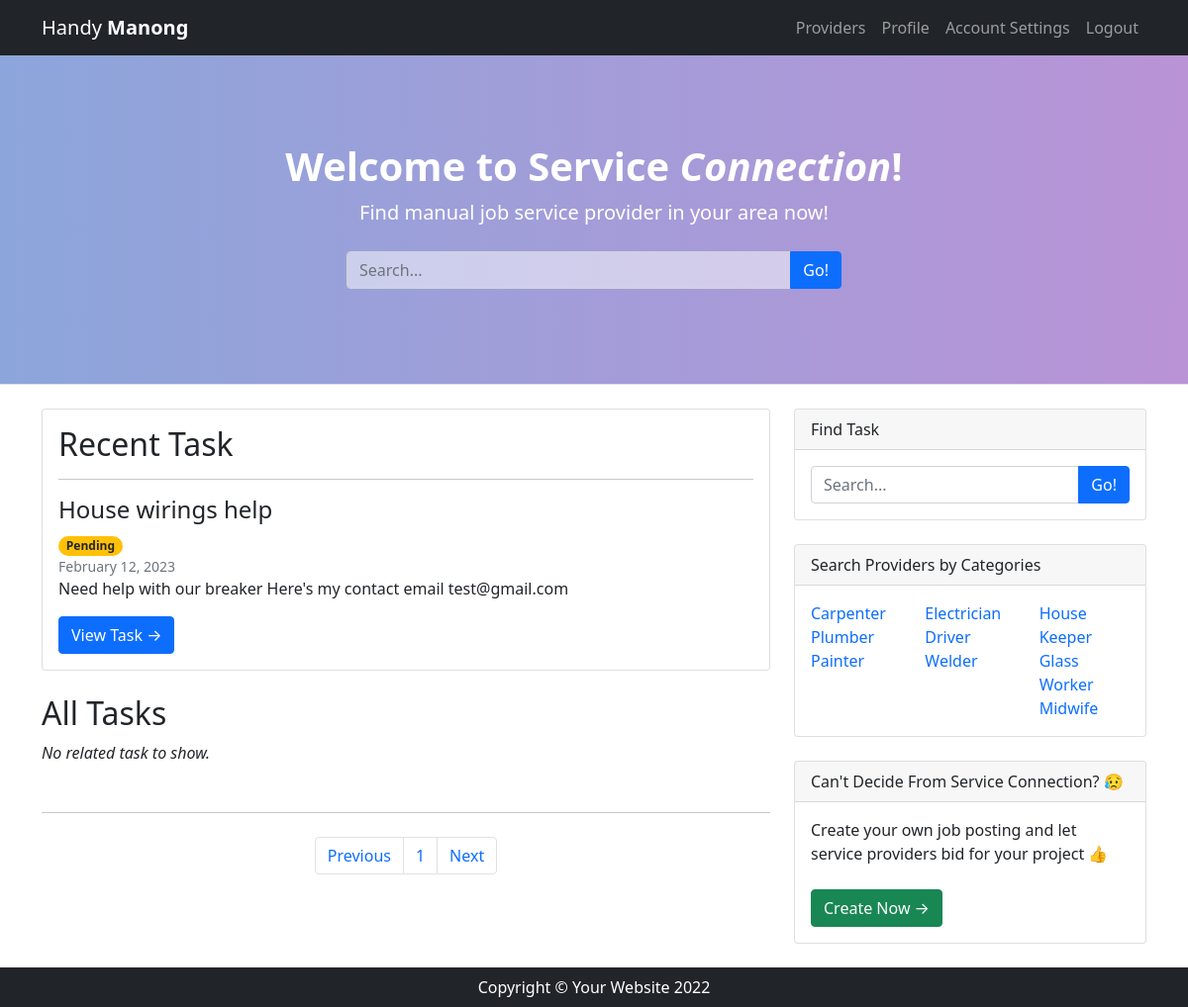
/home/finder.php?page_no=3 (signed in), run on an earlier commit of the app's database.
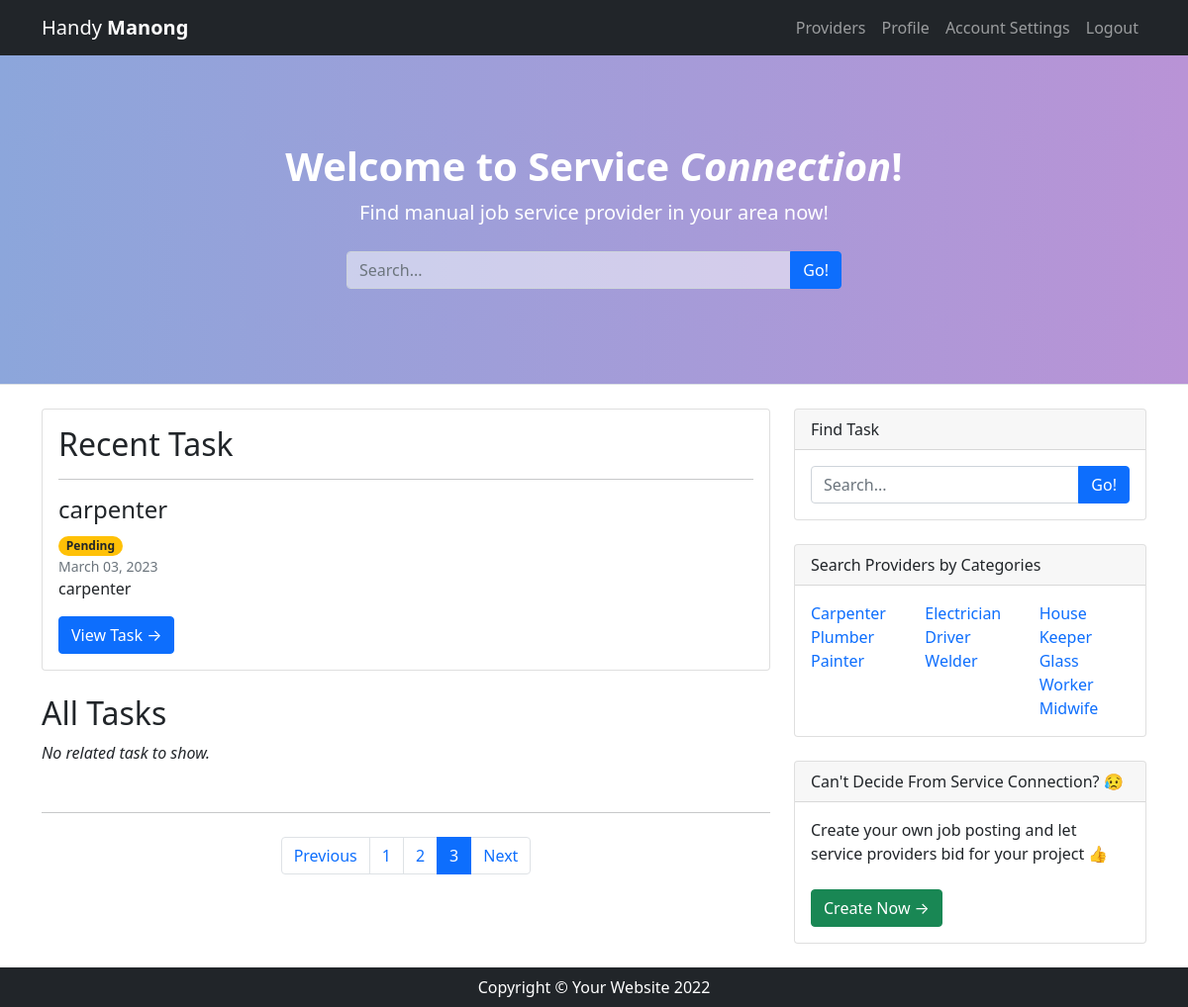
And on a later commit of the database.
### tables this page shows
CREATE TABLE `tbl_task` (
  `id` int(128) NOT NULL,
  `task_finder` varchar(128) NOT NULL,
  `task_category` varchar(128) NOT NULL,
  `task_status` varchar(128) NOT NULL DEFAULT 'Pending',
  `task_desc` varchar(128) NOT NULL,
  `task_provider` int(128) DEFAULT NULL,
  `task_date` date NOT NULL DEFAULT current_timestamp(),
  `task_location` varchar(128) NOT NULL,
  `task_title` varchar(128) NOT NULL
);

### home/finder.php (the view, shortened to what the changed rows need)
<!DOCTYPE html>
<html lang="en">
    <head>
        <link href="styles.css" rel="stylesheet" />
        <link href="main.css" rel="stylesheet" />
    </head>
    <body>
        <header class="mt-5 py-5 bg-light border-bottom mb-4 text-white">
            <div class="container">
                <div class="text-center my-5">
                    <h1 class="fw-bolder">Welcome to Service <em>Connection</em>!</h1>
                    <br>
                </div>
            </div>
        </header>
        <div class="container">
            <div class="row">
                    <?php
                    if(isset($_POST["search"])){
                    echo "<div class='col-lg-8'>";
                    echo "<h2 class=\"card-title\">Task</h2>";
                    echo "<div class=\"row row-cols-1 row-cols-md-2\">";
                            require_once "../includes/connect.php";
                            if (isset($_GET['pages_no']) && $_GET['pages_no']!="") {
                                $page_no = $_GET['pages_no'];
                            }else {
                                $page_no = 1;
                            }
                            $id = $_SESSION["id"];
                            $search = $_POST['search'];
                            $total_records_per_page = 6;
                            $offset = ($page_no-1) * $total_records_per_page;
                            $previous_page = $page_no - 1;
                            $next_page = $page_no + 1;
                            $adjacents = "2";
                            $result_count = mysqli_query($conn,"SELECT COUNT(*) As total_records FROM tbl_task WHERE ((task_title LIKE '%$search%') OR (task_desc LIKE '%$search%')) AND task_finder = $id");
                            $total_records = mysqli_fetch_array($result_count);
                            $total_records = $total_records['total_records'];
                            $total_no_of_pages = ceil($total_records / $total_records_per_page);
                            $second_last = $total_no_of_pages - 1;
                            $id = $_SESSION["id"];
                            $search = $_POST['search'];
                            $sql = "SELECT * FROM `tbl_task` WHERE ((task_title LIKE '%$search%') OR (task_desc LIKE '%$search%')) AND task_finder = $id ORDER BY id DESC LIMIT $offset, $total_records_per_page";
                            $result = mysqli_query($conn, $sql);
                                $num = mysqli_num_rows($result);
                                if($num == 0) {
                                    echo "<i mb-5>No related task to show.</i>";
                                }else{
                                    while($row = mysqli_fetch_array($result)){
                                        echo "<div class=\"col\">";
                                        echo "<div class=\"card mb-4\">";
                                        echo "<div class=\"card-body\">";
                                        $date=date_create($row['task_date']);
                                        echo "<h2 class=\"card-title h4\">".$row['task_title']."</h2>";
                                        echo "<div class=\"small text-muted\">".date_format($date,"F d, Y")."</div>";
                                        if($row['task_status']=='Pending'){
                                            echo "<span class=\"badge rounded-pill bg-warning text-dark\">".$row['task_status']."</span>";
                                        }elseif($row['task_status']=='Assigned'){
                                            echo "<span class=\"badge rounded-pill bg-info text-dark\">".$row['task_status']."</span>";
                                        }elseif($row['task_status']=='Rejected'){
                                            echo "<span class=\"badge rounded-pill bg-danger\">".$row['task_status']."</span>";
                                        }elseif($row['task_status']=='Done'){
                                            echo "<span class=\"badge rounded-pill bg-success\">".$row['task_status']."</span>";
                                        }else{
                                            header("location: finder.php?error=undefine");
                                        }
                                        echo "<p class=\"card-text related\">".$row['task_desc']."</p>";
                                        echo "<a class=\"btn btn-primary\" href=\"task-view.php?uid=".$_SESSION["id"]."&tid=".$row['id']."&category=".$row['task_category']."\">Learn more →</a>";
                                        echo "</div>";
                                        echo "</div>";
                                        echo "</div>";
                                    }
                                }
                    echo "</div>";
                    ?>
                <nav aria-label="Pagination">
                        <hr class="my-0" />
                    <ul class="pagination justify-content-center my-4">
                        <li class='page-item' <?php if($page_no <= 1){ echo "class='page-item disabled'"; } ?>>
                            <a class='page-link'<?php if($page_no > 1){ echo "href='?pages_no=$previous_page'"; } ?>>Previous</a>
                        </li>
                        <?php
                            if ($total_no_of_pages <= 10){
                                for ($counter = 1; $counter <= $total_no_of_pages; $counter++){
                                    if ($counter == $page_no) {
                                echo "<li class='page-item active'><a class='page-link'>$counter</a></li>";
                                        }else{
                                echo "<li class='page-item'><a class='page-link' href='?pages_no=$counter'>$counter</a></li>";
                                        }
                                }
                            }
                        elseif($total_no_of_pages > 10){
                        if($page_no <= 4) {
                            for ($counter = 1; $counter < 8; $counter++){
                                if ($counter == $page_no) {
                                    echo "<li class='page-item active'><a class='page-link'>$counter</a></li>";
                                }else{
                                    echo "<li class='page-item'><a class='page-link' href='?pages_no=$counter'>$counter</a></li>";
                                }
                            }
                            echo "<li class='page-item'><a class='page-link'>...</a></li>";
                            echo "<li class='page-item'><a class='page-link' href='?pages_no=$second_last'>$second_last</a></li>";
                            echo "<li class='page-item'><a class='page-link' href='?pages_no=$total_no_of_pages'>$total_no_of_pages</a></li>";
                        }elseif($page_no > 4 && $page_no < $total_no_of_pages - 4) {
                            echo "<li class='page-item'><a class='page-link' href='?pages_no=1'>1</a></li>";
                            echo "<li class='page-item'><a class='page-link' href='?pages_no=2'>2</a></li>";
                            echo "<li class='page-item'><a class='page-link'>...</a></li>";
                            for ($counter = $page_no - $adjacents; $counter <= $page_no + $adjacents; $counter++) {
                            if ($counter == $page_no) {
                            echo "<li class='page-item active'><a class='page-link'>$counter</a></li>";
                                    }else{
                            echo "<li class='page-item'><a class='page-link' href='?pages_no=$counter'>$counter</a></li>";
                                    }
                        }
                        echo "<li class='page-item'><a class='page-link'>...</a></li>";
                        echo "<li class='page-item'><a class='page-link' href='?pages_no=$second_last'>$second_last</a></li>";
                        echo "<li class='page-item'><a class='page-link' href='?pages_no=$total_no_of_pages'>$total_no_of_pages</a></li>";
                                }
                            else {
                            echo "<li class='page-item'><a class='page-link' href='?pages_no=1'>1</a></li>";
                            echo "<li class='page-item'><a class='page-link' href='?pages_no=2'>2</a></li>";
                            echo "<li class='page-item'><a class='page-link'>...</a></li>";
                            for ($counter = $total_no_of_pages - 6; $counter <= $total_no_of_pages; $counter++) {
                            if ($counter == $page_no) {
                            echo "<li class='page-item active'><a class='page-link'>$counter</a></li>";
                                    }else{
                            echo "<li class='page-item'><a class='page-link' href='?pages_no=$counter'>$counter</a></li>";
                                    }
                                    }
                                }
                        }
                    ?>
                        <li class='page-item' <?php if($page_no >= $total_no_of_pages){ echo "class='disabled'"; } ?>>
                        <a class='page-link' <?php if($page_no < $total_no_of_pages) { echo "href='?pages_no=$next_page'"; } ?>>Next</a>
                        </li>
                        <?php if($page_no < $total_no_of_pages){
                            echo "<li class='page-item'><a class='page-link' href='?pages_no=$total_no_of_pages'>Last &rsaquo;&rsaquo;</a></li>";
                            } ?>
                    </ul>
                </nav>
                    <?php
                    echo "</div>";
                    }else{
                        echo "<div class='col-lg-8'>";
                        echo "<div class=\"card mb-4\">";
                        echo "<div class=\"card-body\">";
                            echo "<h2 class=\"card-title\">Recent Task</h2>";
                            echo "<hr>";
                                require_once "../includes/connect.php";
                                $id = $_SESSION["id"];
                                $sql = "SELECT * FROM `tbl_task` WHERE task_finder = $id ORDER BY id DESC LIMIT 1 ";
                                $result = mysqli_query($conn, $sql);
                                $num = mysqli_num_rows($result);
                                if($num == 0) {
                                    echo "<i>No related task.</i>";
                                }else{
                                    while($row = mysqli_fetch_array($result)){
                                        echo "<h2 class=\"card-title h4 position-relative\">".stripslashes($row['task_title'])."</h2>";
                                        if($row['task_status']=='Pending'){
                                            echo "<span class=\"badge rounded-pill bg-warning text-dark\">".$row['task_status']."</span>";
                                        }elseif($row['task_status']=='Assigned'){
                                            echo "<span class=\"badge rounded-pill bg-info text-dark\">".$row['task_status']."</span>";
                                        }elseif($row['task_status']=='Rejected'){
                                            echo "<span class=\"badge rounded-pill bg-danger\">".$row['task_status']."</span>";
                                        }elseif($row['task_status']=='Done'){
                                            echo "<span class=\"badge rounded-pill bg-success\">".$row['task_status']."</span>";
                                        }else{
                                            header("location: finder.php?error=undefine");
                                        }
                                        $date=date_create($row['task_date']);
                                        echo "<div class=\"small text-muted\">".date_format($date,"F d, Y")."</div>";
                                        echo "<p class=\"card-text related\">".stripslashes($row['task_desc'])."</p>";
                                        echo "<a class=\"btn btn-primary\" href=\"task-view.php?uid=".$_SESSION["id"]."&tid=".$row['id']."&category=".$row['task_category']."\">View Task →</a>";
                                    }
                                }
                        echo"</div>";
                        echo "</div>";
                        echo "<h2 class=\"card-title\">All Tasks</h2>";
                        require_once "../includes/connect.php";
                        if (isset($_GET['page_no']) && $_GET['page_no']!="") {
                            $page_no = $_GET['page_no'];
                        }else {
                            $page_no = 1;
                        }
                        $total_records_per_page = 4;
                        $result_count = mysqli_query($conn,"SELECT COUNT(*) As total_records FROM tbl_task");
                        $total_records = mysqli_fetch_array($result_count);
                        $total_records = $total_records['total_records'];
                        $total_no_of_pages = ceil($total_records / $total_records_per_page);
                            ?>
                <nav aria-label="Pagination">
                    <ul class="pagination justify-content-center my-4">
                        <?php
                            if ($total_no_of_pages <= 10){
                                for ($counter = 1; $counter <= $total_no_of_pages; $counter++){
                                    if ($counter == $page_no) {
                                echo "<li class='page-item active'><a class='page-link'>$counter</a></li>";
                                        }else{
                                echo "<li class='page-item'><a class='page-link' href='?page_no=$counter'>$counter</a></li>";
                                        }
                                }
                        }
                    ?>
                    </ul>
                </nav>
                         <?php
                                echo "</div>";
                        }
                    ?>
            </div>
        </div>
    </body>
</html>

What changed in the data, as far as the page shows it:
no longer on this page (row unchanged): tbl_task: task_title "House wirings help", task_status "Pending", task_date "February 12, 2023", task_desc "Need help with our breaker Here's my contact email test@gmail.com"
added tbl_task: task_title "carpenter", task_status "Pending", task_date "March 03, 2023", task_desc "carpenter"
Also different on the page:
new list line: "2"
new list line: "3"
